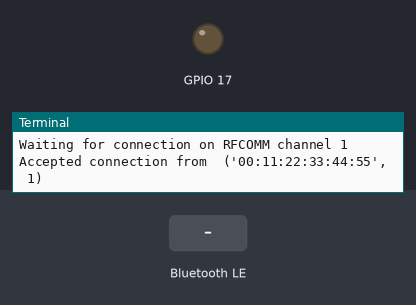
Bench run of a program on a simulated Raspberry Pi (BCM pin numbers). Shown: output pins drawn as LEDs (lit = HIGH), the last lines printed to the terminal. Inputs (shaded band) come from the test bench. A phone connects over Bluetooth after 1 s. At 1.3 s the program stops and its outputs stay as they are.

Above: at 1.2 s.
1.3 s: "lightOff" written over Bluetooth
At 1.6 s:
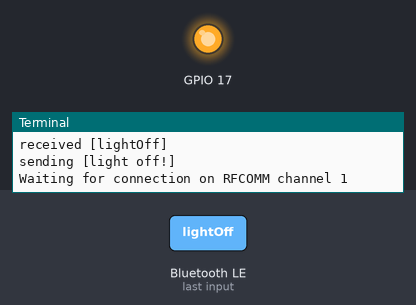
Timing chart, 0 to 2.8 s (numbered marks = the images above; inputs shaded):
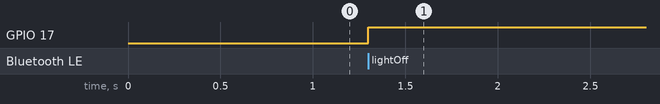

Measured:
- after the input at 1.3 s, GPIO 17: LOW → HIGH at once

The program:

rpicom.py
```python
import os
import glob
import time
import RPi.GPIO as GPIO
from bluetooth import *

os.system('modprobe w1-gpio')
os.system('modprobe w1-therm')

GPIO.setmode(GPIO.BCM)
GPIO.setup(17, GPIO.OUT)

base_dir = '/sys/bus/w1/devices/'

# device_folder = glob.glob(base_dir + '28*')[0]
device_folder = '/sys/bus/w1/devices/'
device_file = device_folder + '/w1_slave'

#http://blog.davidvassallo.me/2014/05/11/android-linux-raspberry-pi-bluetooth-communication/


while True:
#	print(read_temp())
#	time.sleep(1)


	server_sock=BluetoothSocket( RFCOMM )
	server_sock.bind(("",PORT_ANY))
	server_sock.listen(1)

	port = server_sock.getsockname()[1]

	uuid = "94f39d29-7d6d-437d-973b-fba39e49d4ee"

	advertise_service( server_sock, "raspberrypi",
                   service_id = uuid,
                   service_classes = [ uuid, SERIAL_PORT_CLASS ],
                   profiles = [ SERIAL_PORT_PROFILE ],
#                   protocols = [ OBEX_UUID ]
                    )
#  while True:
	print "Waiting for connection on RFCOMM channel %d" % port

	client_sock, client_info = server_sock.accept()
	print "Accepted connection from ", client_info

	try:
	        data = client_sock.recv(1024)

		if len(data) == 0:
			print 'no data iacit!'
			break

		print "received [%s]" % data

		if data == 'temp':
			# data = str(read_temp())+'!'
			data = 'IACIT'

		elif data == 'lightOn':
			GPIO.output(17,False)
			data = 'light on!'

		elif data == 'lightOff':
			GPIO.output(17,True)
			data = 'light off!'

		else:
			data = 'WTF!'

		client_sock.send(data)
		print "sending [%s]" % data

                client_sock.close()
                server_sock.close()


	except IOError:
		pass

	except KeyboardInterrupt:
		print "disconnected"

		client_sock.close()
		server_sock.close()
		print "all done"

		break
```
